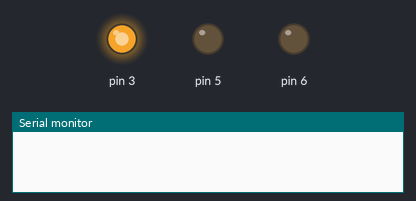
Simulated run of this sketch. Board: Arduino Uno, built with avr-gcc and run on an emulated ATmega328P. Parts: output pins drawn as LEDs (lit = HIGH), the last lines printed to the serial monitor. Random numbers use the default seed unless the sketch sets one.

Above: at 0.05 s.
At 4.92 s:
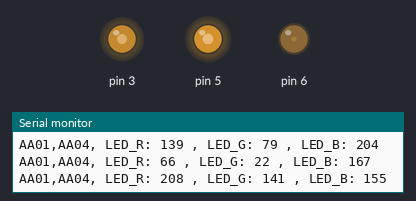
At 9.89 s:
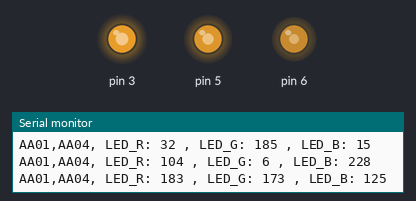
At 19.85 s:
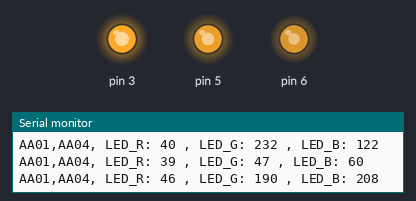
At 29.8 s:
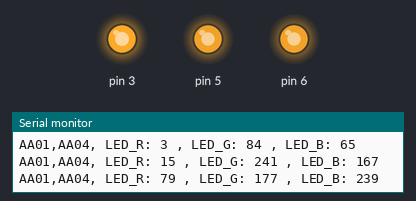
At 39.75 s:
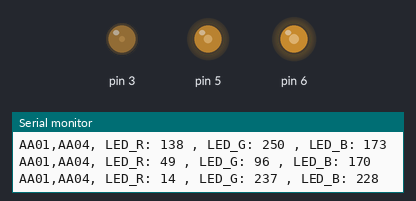
Timing chart, 0 to 40.0 s (numbered marks = the images above):
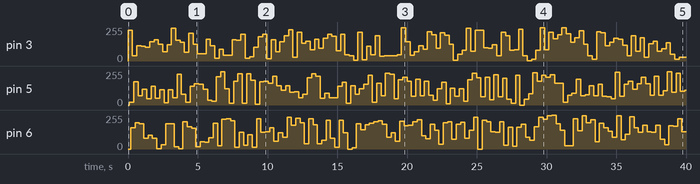

Measured:
- by itself, pin 3: 0/255 → 232/255 at 0.00 s, → 38/255 0.31 s later, → 114/255 0.31 s later, → 109/255 0.31 s later, … (129 changes in this stretch)
- by itself, pin 5: 0/255 → 19/255 at 0.10 s, → 175/255 0.31 s later, → 68/255 0.31 s later, → 120/255 0.31 s later, … (129 changes in this stretch)
- by itself, pin 6: 0/255 → 158/255 at 0.20 s, → 197/255 0.31 s later, → 188/255 0.31 s later, → 80/255 0.31 s later, … (128 changes in this stretch)

The sketch:

sketch04_pwm_3_leds.ino
```cpp
int pwm1 = 0;
int pwm2 = 0;
int pwm3 = 0;

int ledR = 3;
int ledG = 5;
int ledB = 6;

// the setup function runs once when you press reset or power the board
void setup() {
  Serial.begin(9600);
}

// the loop function runs over and over again forever
void loop() {
  pwm1 = random(0,255);
  pwm2 = random(0,255);
  pwm3 = random(0,255);

  pwmLed(ledR,pwm1);
  pwmLed(ledG,pwm2);
  pwmLed(ledB,pwm3);

  Serial.print("AA01,AA04, LED_R: ");
  Serial.print(pwm1);
  Serial.print(" , LED_G: ");
  Serial.print(pwm2);
  Serial.print(" , LED_B: ");
  Serial.println(pwm3);
  delay(10);
}

void pwmLed(int led,int pwmValue){
  analogWrite(led,pwmValue);
  delay(100);
}
```
